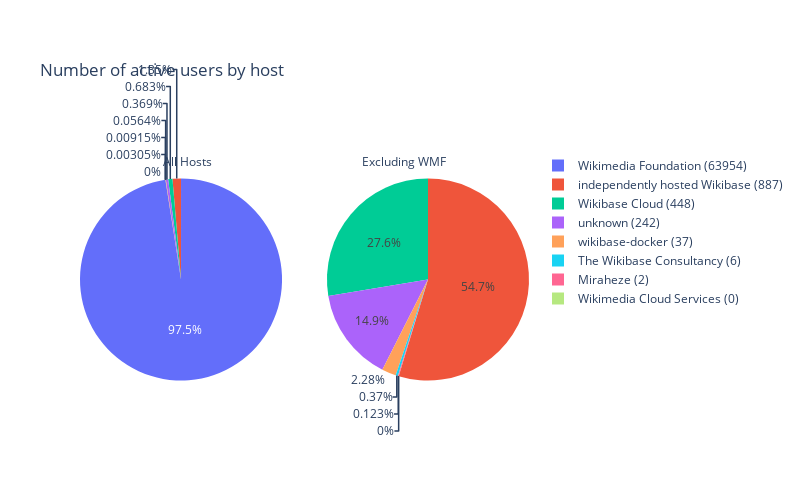

The notebook cell saved with this chart:
### Code cell
from plotly.subplots import make_subplots

# Calculate the number of active users per host
active_users_by_host = {}
for key, value in item_map.items():
    host_label = value.get('host_label', 'unknown')
    active_users_count = value.get('users_active', [0])[0]
    if host_label not in active_users_by_host:
        active_users_by_host[host_label] = 0
    active_users_by_host[host_label] += active_users_count

# Update labels to include the total number of active users per host
labels = [f"{k} ({v})" for k, v in active_users_by_host.items()]
values = list(active_users_by_host.values())

# Filter out the Wikimedia Foundation
filtered_active_users_by_host = {k: v for k, v in active_users_by_host.items() if k != 'Wikimedia Foundation'}

filtered_labels = [f"{k} ({v})" for k, v in filtered_active_users_by_host.items()]
filtered_values = list(filtered_active_users_by_host.values())

# Create subplots
fig = make_subplots(rows=1, cols=2, specs=[[{'type': 'domain'}, {'type': 'domain'}]])

# Add the first pie chart
fig.add_trace(go.Pie(labels=labels, values=values, name="All Hosts"), 1, 1)

# Add the second pie chart
fig.add_trace(go.Pie(labels=filtered_labels, values=filtered_values, name="Excluding Wikimedia Foundation"), 1, 2)

# Update layout
fig.update_layout(
    title_text="Number of active users by host",
    height=500,
    width=800,
    annotations=[dict(text='All Hosts', x=0.18, y=1, font_size=12, showarrow=False),
                 dict(text='Excluding WMF', x=0.82, y=1, font_size=12, showarrow=False)]
)

fig.show()
fig.write_html("wikibase_pie_host_active_users.html", include_plotlyjs='cdn')

### Figure 1 — Plotly figure (JSON) as saved in the notebook; plotly's stock layout.template omitted (floating-point values rounded to 4 significant figures)
{"data": [{"domain": {"x": [0, 0.45], "y": [0, 1]}, "labels": ["Wikimedia Foundation (63954)", "Wikibase Cloud (448)", "independently hosted Wikibase (887)", "The Wikibase Consultancy (6)", "Wikimedia Cloud Services (0)", "unknown (242)", "Miraheze (2)", "wikibase-docker (37)"], "name": "All Hosts", "type": "pie", "values": [63954, 448, 887, 6, 0, 242, 2, 37]}, {"domain": {"x": [0.55, 1], "y": [0, 1]}, "labels": ["Wikibase Cloud (448)", "independently hosted Wikibase (887)", "The Wikibase Consultancy (6)", "Wikimedia Cloud Services (0)", "unknown (242)", "Miraheze (2)", "wikibase-docker (37)"], "name": "Excluding Wikimedia Foundation", "type": "pie", "values": [448, 887, 6, 0, 242, 2, 37]}], "layout": {"annotations": [{"font": {"size": 12}, "showarrow": false, "text": "All Hosts", "x": 0.18, "y": 1}, {"font": {"size": 12}, "showarrow": false, "text": "Excluding WMF", "x": 0.82, "y": 1}], "height": 500, "title": {"text": "Number of active users by host"}, "width": 800}}
